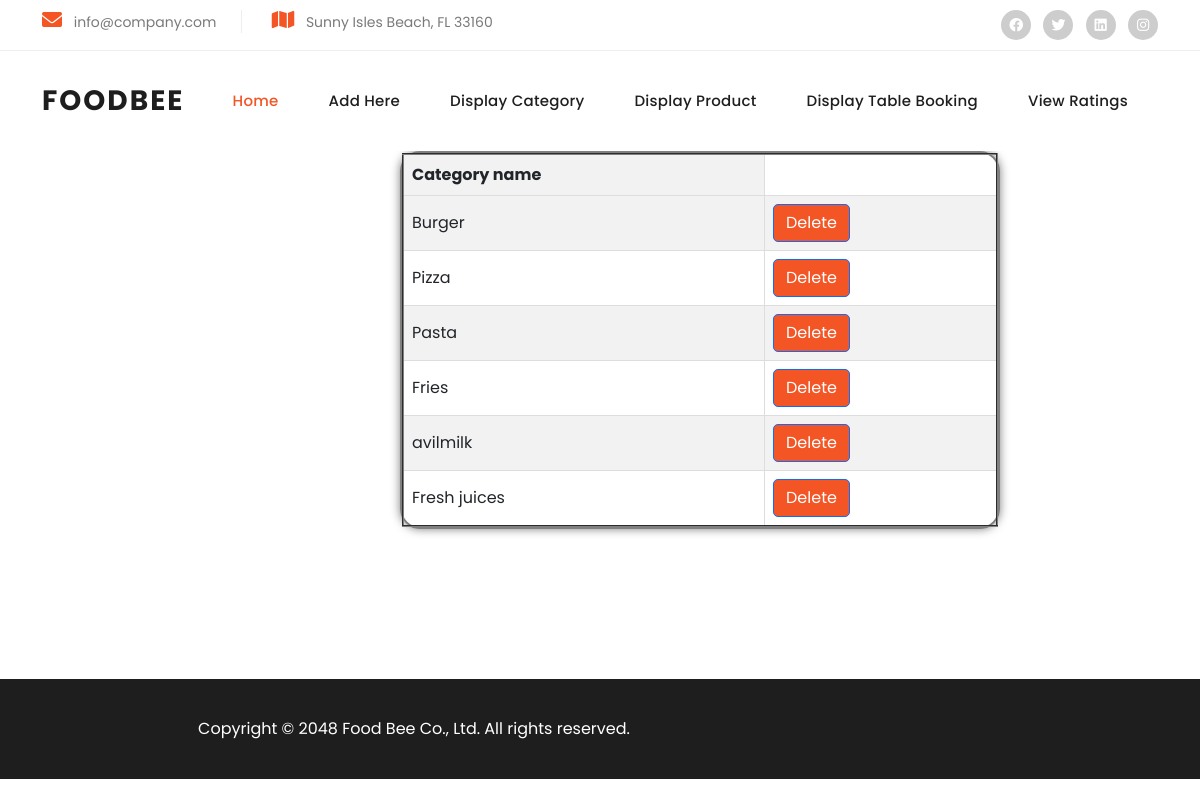
The app's page /backend/display/ with its own data.
### backend/models.py (models this page shows)
class categoryDb(models.Model):
    categoryname = models.CharField(max_length=100,blank=True,null=True)
    categorydescription = models.CharField(max_length=100,blank=True,null=True)

### backend/views.py (the view)
# urls.py: path('display/',views.display,name="display"),
def display(request):
    data=categoryDb.objects.all()
    return render(request, "display category.html",{'data':data})

### backend/templates/display category.html (shortened to what this page needs)
<!DOCTYPE html>
{% extends "home.html" %}
{% block content %}
<html>
<head>
</head>
<body>
    <div style="width:600px; margin-left:400px; border: 2px solid grey; border-radius: 20px; box-shadow: 0px 0px 10px rgba(0, 0, 0, 0.5);">
        <table border="2">
        <tr>
            <th>Category name</th>
        </tr>
        {% for i in data %}
        <tr>
            <td>{{i.categoryname}}</td>
            <form action="{% url 'editpro' dataid=i.id %}">
                <td>
                    <button type="submit" class="btn btn-primary mr-2" style="background-color:#f35525; border-radius:5px">Delete</button>
                </td>
            </form>
        </tr>
        {% endfor %}
    </table>
    </div>
</body>
</html>
{% endblock %}

### backend/static/assets/css/templatemo-villa-agency.css (style rules this page uses)
html, body, div, span, applet, object, iframe, h1, h2, h3, h4, h5, h6, p, blockquote, div pre, a, abbr, acronym, address, big, cite, code, del, dfn, em, font, img, ins, kbd, q, s, samp, small, strike, strong, sub, sup, tt, var, b, u, i, center, dl, dt, dd, ol, ul, li, figure, header, nav, section, article, aside, footer, figcaption { margin: 0; padding: 0; border: 0; outline: 0; }
* { box-sizing: border-box; }
html, body { font-family: 'Poppins', sans-serif; -ms-text-size-adjust: 100%; -webkit-font-smoothing: antialiased; -moz-osx-font-smoothing: grayscale; }
html, body { font-family: 'Poppins', sans-serif; }
body { overflow-x: hidden; }

### backend/templates/display category.html (style rules this page uses)
table { border-collapse: collapse; width: 100%; }
th, td { border: 1px solid #ddd; padding: 8px; text-align: left; }
th { background-color: #f2f2f2; }
tr:nth-child(even) { background-color: #f2f2f2; }

### records on screen
categoryDb: categoryname "Burger"
categoryDb: categoryname "Pizza"
categoryDb: categoryname "Pasta"
categoryDb: categoryname "Fries"
categoryDb: categoryname "avilmilk"
categoryDb: categoryname "Fresh juices"
